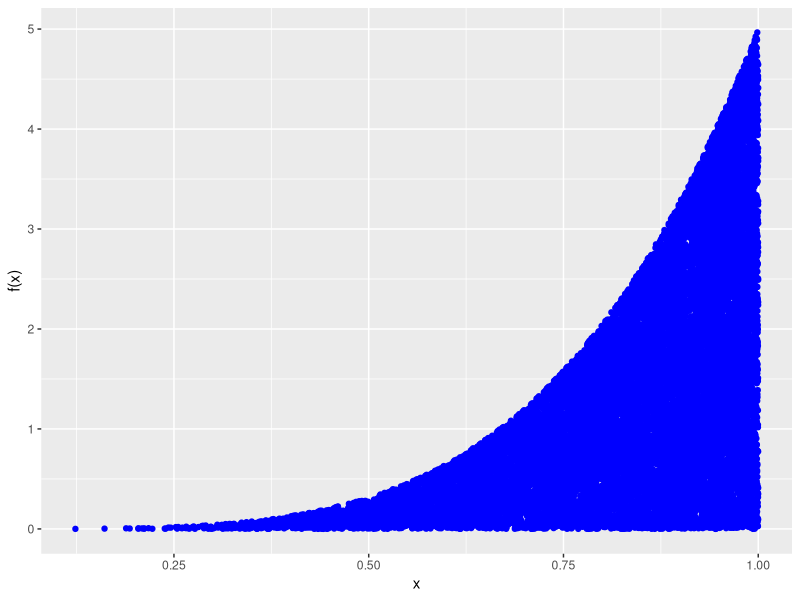
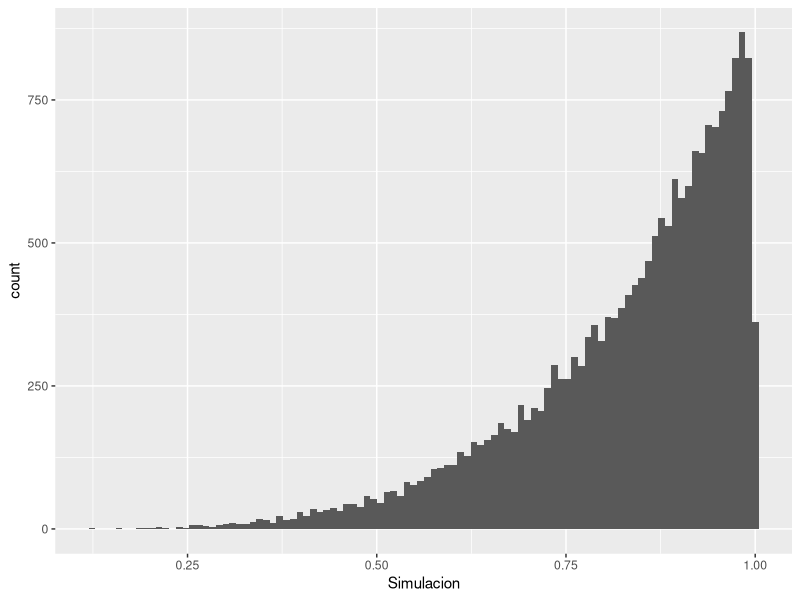
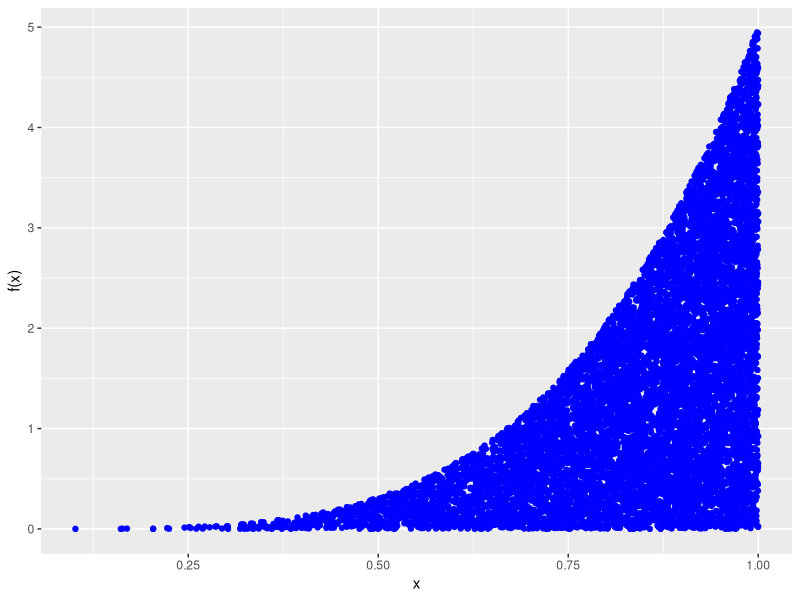
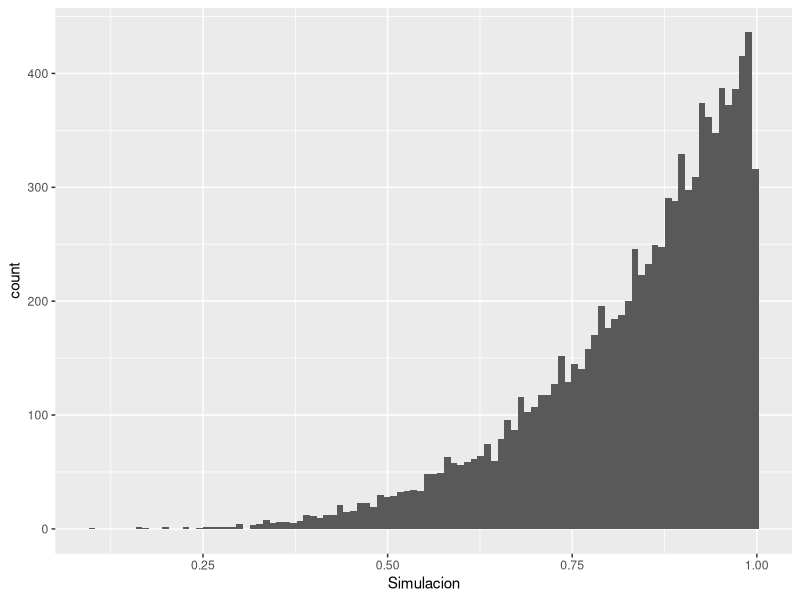

Recreate these plots in R, in order.
## ---- chunk 1
library(tidyverse)
## ---- chunk 2
sim2 <- function(x,theta){
        theta*x^(theta-1)
}
        
## ---- chunk 3
n = 100000
theta <- 5

intervalo <- seq(from = 0, to = 1, length.out = 100)
simulacion <- sapply(intervalo, sim2, theta)
#Encontramos el máximo de nuestras evaluaciones para aplicar el algoritmo
maximo <- max(simulacion)

#Creamos nuestras variables aleatorias uniforme para simular

Y <- runif(n,0,1)
V <- runif(n,0,maximo)
aceptados <- c()

#Evaluamos la condición de aceptación
for (i in 1:n){
        if (V[i] <= sim2(Y[i],theta))
        aceptados <- c(aceptados,Y[i])
}

y1 <- runif(length(aceptados),0,1) * sapply(aceptados,sim2,theta)

#Visualizamos el resultado de nuestra simulación
resultado <- data.frame("Simulacion" = aceptados)
ggplot(data = resultado) + geom_point(mapping = aes(x = Simulacion , 
          y = y1), color = "blue")+xlab("x") + 
          ylab("f(x)")

## ---- chunk 4
ggplot(resultado) + geom_histogram(mapping = aes(x = Simulacion), bins = 100)
## ---- chunk 5
-(mean(resultado$Simulacion)/(mean(resultado$Simulacion)-1))
## ---- chunk 6
length(resultado$Simulacion)/(-sum(sapply(resultado$Simulacion,log)))
## ---- chunk 7
inversa <- function(x,theta){
        x^(1/theta)
}
## ---- chunk 8
#Definimos una colección de v.a. uniformes
n <- 10000
theta <- 5

Uniforme <- runif(n,0,1)

#Aplicamos la función con el vector de uniformes y el parámetro theta

simulacion <- sapply(Uniforme, inversa,theta)

y1 <-  runif(n,0,1) * sapply(simulacion,sim2,theta)

#Visualizamos el resultado de nuestra simulación
resultado <- data.frame("Simulacion" = simulacion)
ggplot(data = resultado) + geom_point(mapping = aes(x = Simulacion , 
          y = y1), color = "blue")+xlab("x") + 
          ylab("f(x)")

## ---- chunk 9
ggplot(resultado) + geom_histogram(mapping = aes(x = Simulacion), bins = 100)
## ---- chunk 10
-(mean(resultado$Simulacion)/(mean(resultado$Simulacion)-1))
## ---- chunk 11
length(resultado$Simulacion)/(-sum(sapply(resultado$Simulacion,log)))
